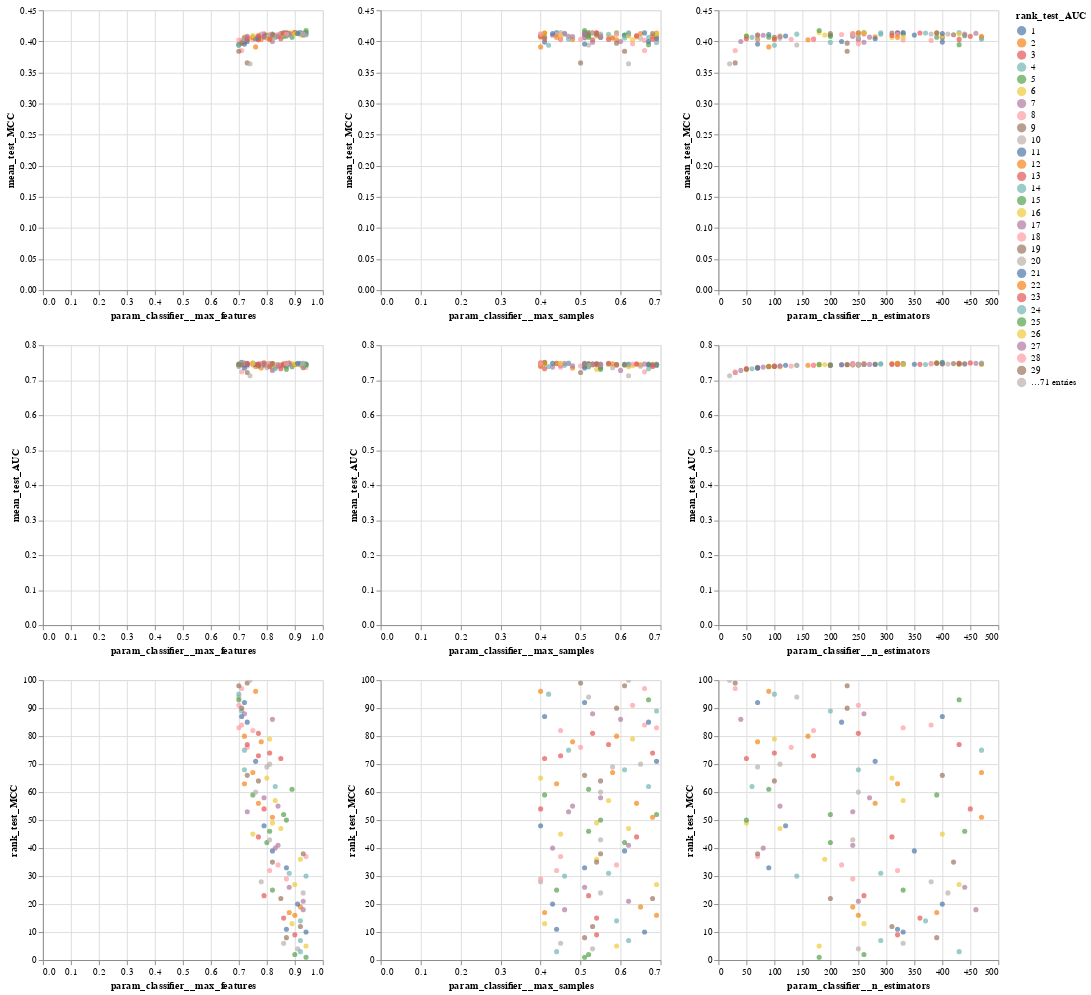

The code cell stored with this chart in its notebook:
### Markdown cell above
**We see through our charting below that max MCC scores platue for n_estimators > 100, and that rank MCC decreases as sampling levels increase. This could be a concern for overfitting,however, we will test on a seperate test set to ensure optimal performance.**

### Code cell
# We see through our charting that max MCC scores platue for n_estimators > 100,
# and that rank MCC decreases as sampling levels increase. This could be a concern for overfitting,
# however, we will test on a seperate test set to ensure optimal performance.

import altair as alt

source = pd.DataFrame(results)

alt.Chart(source).mark_circle().encode(
    alt.X(alt.repeat("column"), type='quantitative'),
    alt.Y(alt.repeat("row"), type='quantitative'),
    color='rank_test_AUC:N'
).properties(
    width=300,
    height=300
).repeat(
    row=['mean_test_MCC', 'mean_test_AUC', 'rank_test_MCC'],
    column=['param_classifier__max_features', 'param_classifier__max_samples', 'param_classifier__n_estimators']
).interactive()
